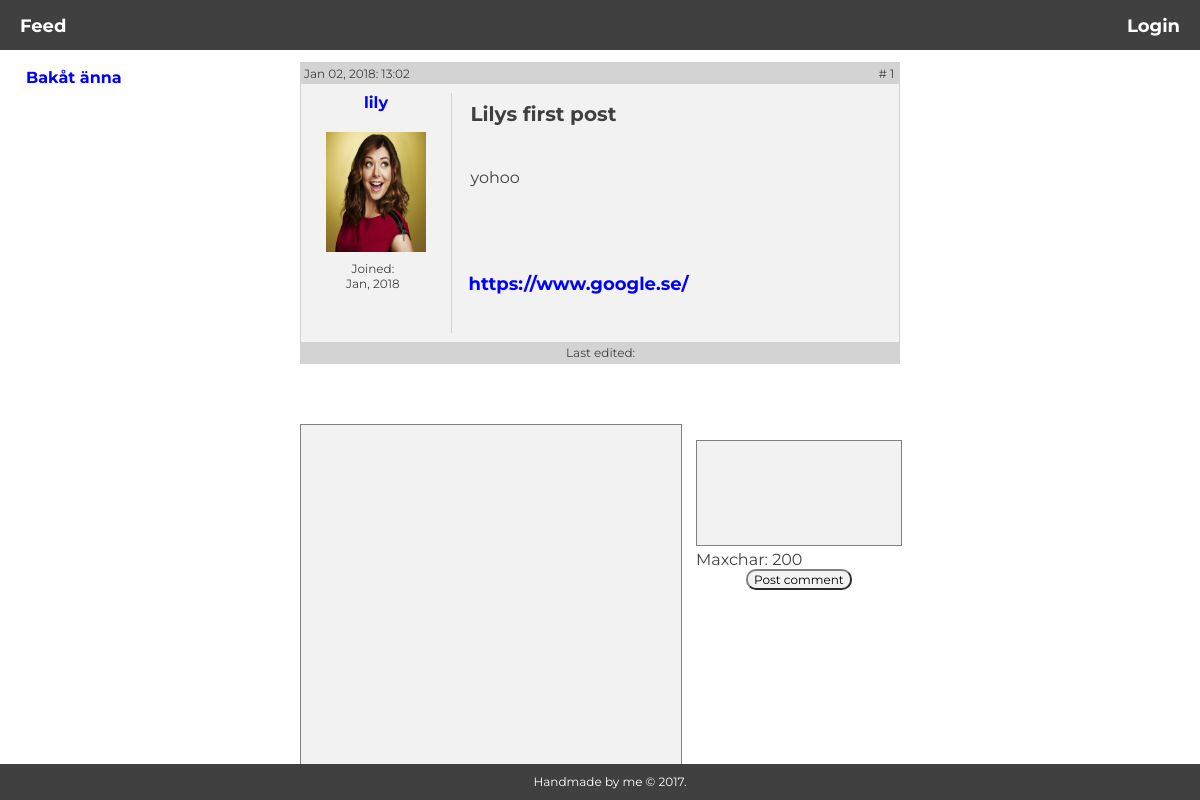
Page /pages/comment.php?id=1 on the earlier database version.
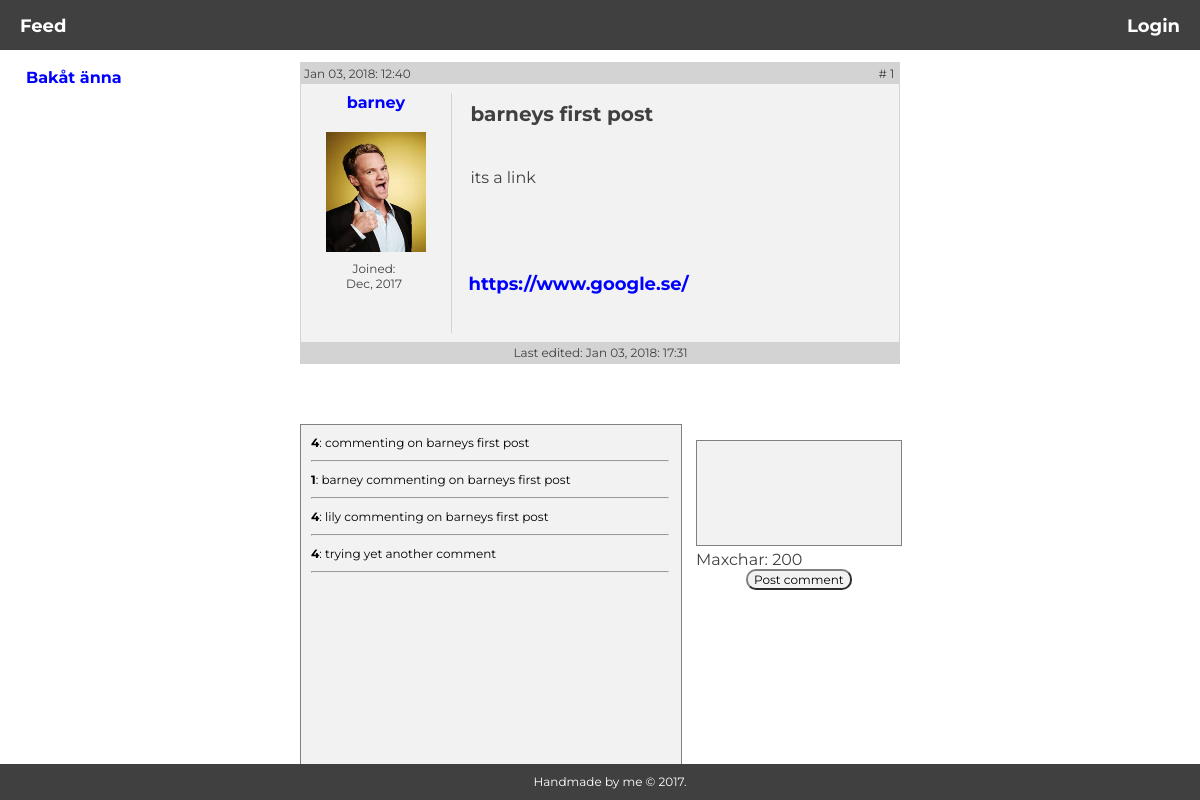
Same page on the later database version.
### tables this page shows
CREATE TABLE "posts" (
        `id`       INTEGER NOT NULL,
        `post_id`       INTEGER NOT NULL PRIMARY KEY AUTOINCREMENT UNIQUE,
        `title` VARCHAR NOT NULL,
        `description`   VARCHAR NOT NULL,
        `url`   VARCHAR NOT NULL,
        `posted`      VARCHAR,
        `up_vote` INTEGER,
        `down_vote` INTEGER,
        `edited`     VARCHAR
);

CREATE TABLE "users" (
        `id`    INTEGER NOT NULL PRIMARY KEY AUTOINCREMENT UNIQUE,
        `name`  VARCHAR NOT NULL,
        `username`      VARCHAR NOT NULL UNIQUE,
        `email` VARCHAR NOT NULL,
        `password`      VARCHAR NOT NULL,
        `biography`     VARCHAR NOT NULL,
        `img`           VARCHAR,
        `joined`   VARCHAR
);

CREATE TABLE "comments" (
         `id`       INTEGER NOT NULL,
         `comment_id`       INTEGER NOT NULL PRIMARY KEY AUTOINCREMENT UNIQUE,
         `post_id`         INTEGER NOT NULL,
         `comment`       VARCHAR NOT NULL,
         `posted`       VARCHAR
);

### logic/feed.php (called while the page is built, shortened)
<?php
   $query = "SELECT * FROM posts LEFT JOIN users ON posts.id=users.id";
   $statement = $pdo->query($query);
   $statement->execute();
   $joined = $statement->fetchAll(PDO::FETCH_ASSOC);

### pages/comment.php (the view, shortened to what this page needs)
<?php
require __DIR__.'/../views/header.php';
require __DIR__.'/../logic/feed.php';
require __DIR__.'/../logic/comment.php';
$post_id = $_GET['id'];
$query = "SELECT * FROM posts WHERE post_id = :post_id";
$statement = $pdo->prepare($query);
$statement->bindParam(':post_id', $post_id, PDO::PARAM_INT);
$statement->execute();
$post = $statement->fetch(PDO::FETCH_ASSOC);
$user_id = $post['id'];
$query = "SELECT * FROM users WHERE id = :id";
$statement = $pdo->prepare($query);
$statement->bindParam(':id', $user_id, PDO::PARAM_STR);
$statement->execute();
$user = $statement->fetch(PDO::FETCH_ASSOC);
$query = "SELECT * FROM comments WHERE post_id = :post_id";
$statement = $pdo->prepare($query);
$statement->bindParam(':post_id', $post_id, PDO::PARAM_STR);
$statement->execute();
$comments = $statement->fetchAll(PDO::FETCH_ASSOC);
?>
   <a href="feed.php" class="back-btn">Bakåt änna</a>
   <div class="post">
      <div class="post-content">
         <div class="post-header">
            <div class="post-id">
               # <?php echo $post['post_id']; ?>
            </div>
            <div class="post-time">
               <?php echo $post['posted']; ?>
            </div>
         </div>
         <br>
         <div class="side-info">
            <a href="<?php echo $user['username']; ?>" class="img-url"><?php echo $user['username']; ?></a>
            <br>
            <?php echo '<img src="../uploads/'. $user['img']. '" class="avatar-img">'; ?>
            <br>
            <div class="member">Joined: <br>
               <?php echo $user['joined']; ?>
            </div>
         </div>
         <div class="post-title">
            <h2><?php echo $post['title']; ?></h2>
         </div>
         <br>
         <div class="post-description">
            <?php echo $post['description']; ?>
         </div>
         <div class="post-url">
            <a href="<?php echo $post['url']; ?>" class="img-url"><?php echo substr($post['url'], 0, 100); ?></a>
         </div>
         <div class="post-footer">
            <?php echo 'Last edited: '. $join['edited']; ?>
         </div>
      </div>
   </div>
   <div class="comments">
      <?php foreach($comments as $comment): ?>
         <div><strong><?php echo $comment['id']; ?></strong>: <?php echo $comment['comment']; ?></div>
         <hr class="comment-hr">
      <?php endforeach; ?>
   </div>
   <form action="../logic/comment.php?id=<?php echo $post_id?>" method="post" class="comment-form">
      <div>
         <textarea type="comment" name="comment" required></textarea>
      </div>
      Maxchar: 200<br>
      <button type="submit" class="post-btn">Post comment</button>
   </form>
<?php require __DIR__.'../../views/footer.php'; ?>

Differences in the rows shown:
no longer on this page (row unchanged): users: username "lily", img (picture), joined "Jan, 2018"
changed posts "https://www.google.se/": posted "Jan 02, 2018: 13:02" → "Jan 03, 2018: 12:40"; title "Lilys first post" → "barneys first post"; description "yohoo" → "its a link"
now on this page (row unchanged): users: username "barney", img (picture), joined "Dec, 2017"
added posts: edited "Jan 03, 2018: 17:31"
now on this page (row edited): comments: id "4", comment "commenting on barneys first post"
now on this page (row edited): comments: id "1", comment "barney commenting on barneys first post"
now on this page (row edited): comments: id "4", comment "lily commenting on barneys first post"
now on this page (row edited): comments: id "4", comment "trying yet another comment"
